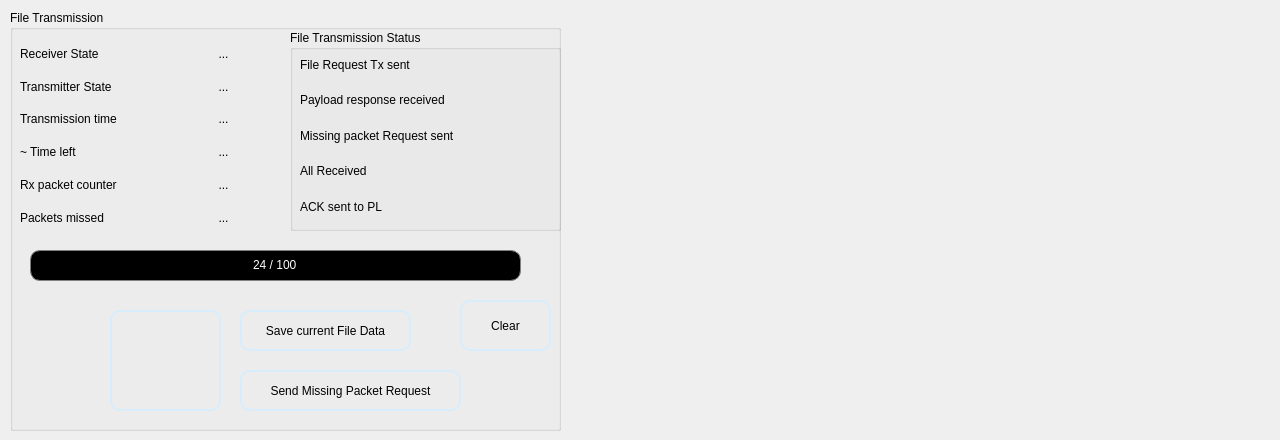
   <widget class="QWidget" name="tab_4">
    <attribute name="title">
     <string>Payload Image</string>
    </attribute>
    <widget class="QLabel" name="PL_image_display">
     <property name="geometry">
      <rect>
       <x>570</x>
       <y>10</y>
       <width>701</width>
       <height>411</height>
      </rect>
     </property>
     <property name="styleSheet">
      <string notr="true">image: url(:/assets/space.png);</string>
     </property>
     <property name="text">
      <string/>
     </property>
     <property name="alignment">
      <set>Qt::AlignCenter</set>
     </property>
    </widget>
    <widget class="QGroupBox" name="groupBox_8">
     <property name="geometry">
      <rect>
       <x>10</x>
       <y>10</y>
       <width>551</width>
       <height>421</height>
      </rect>
     </property>
     <property name="title">
      <string>File Transmission</string>
     </property>
     <widget class="QWidget" name="gridLayoutWidget_6">
      <property name="geometry">
       <rect>
        <x>10</x>
        <y>30</y>
        <width>261</width>
        <height>191</height>
       </rect>
      </property>
      <layout class="QGridLayout" name="gridLayout_4">
       <item row="4" column="0">
        <widget class="QLabel" name="label_5">
         <property name="text">
          <string>Rx packet counter</string>
         </property>
        </widget>
       </item>
       <item row="4" column="1">
        <widget class="QLabel" name="ftx_packet_ctr">
         <property name="text">
          <string>...</string>
         </property>
         <property name="alignment">
          <set>Qt::AlignCenter</set>
         </property>
        </widget>
       </item>
       <item row="1" column="0">
        <widget class="QLabel" name="transmitter_state_label">
         <property name="minimumSize">
          <size>
           <width>140</width>
           <height>0</height>
          </size>
         </property>
         <property name="maximumSize">
          <size>
           <width>1241251</width>
           <height>16777215</height>
          </size>
         </property>
         <property name="text">
          <string>Transmitter State</string>
         </property>
        </widget>
       </item>
       <item row="1" column="1">
        <widget class="QLabel" name="transmitter_state_panel">
         <property name="text">
          <string>...</string>
         </property>
         <property name="alignment">
          <set>Qt::AlignCenter</set>
         </property>
        </widget>
       </item>
       <item row="0" column="0">
        <widget class="QLabel" name="receiver_state_label">
         <property name="minimumSize">
          <size>
           <width>140</width>
           <height>0</height>
          </size>
         </property>
         <property name="maximumSize">
          <size>
           <width>212411</width>
           <height>16777215</height>
          </size>
         </property>
         <property name="text">
          <string>Receiver State</string>
         </property>
        </widget>
       </item>
       <item row="2" column="1">
        <widget class="QLabel" name="ftx_beginning_time">
         <property name="text">
          <string>...</string>
         </property>
         <property name="alignment">
          <set>Qt::AlignCenter</set>
         </property>
        </widget>
       </item>
       <item row="2" column="0">
        <widget class="QLabel" name="label_3">
         <property name="text">
          <string>Transmission time</string>
         </property>
        </widget>
       </item>
       <item row="0" column="1">
        <widget class="QLabel" name="receiver_state_panel">
         <property name="text">
          <string>...</string>
         </property>
         <property name="alignment">
          <set>Qt::AlignCenter</set>
         </property>
        </widget>
       </item>
       <item row="3" column="0">
        <widget class="QLabel" name="label_4">
         <property name="text">
          <string>~ Time left </string>
         </property>
        </widget>
       </item>
       <item row="3" column="1">
        <widget class="QLabel" name="ftx_time_left">
         <property name="text">
          <string>...</string>
         </property>
         <property name="alignment">
          <set>Qt::AlignCenter</set>
         </property>
        </widget>
       </item>
       <item row="5" column="0">
        <widget class="QLabel" name="label_8">
         <property name="text">
          <string>Packets missed</string>
         </property>
        </widget>
       </item>
       <item row="5" column="1">
        <widget class="QLabel" name="ftx_missed_packets">
         <property name="text">
          <string>...</string>
         </property>
         <property name="alignment">
          <set>Qt::AlignCenter</set>
         </property>
        </widget>
       </item>
      </layout>
     </widget>
     <widget class="QProgressBar" name="file_transmission_progress_bar">
      <property name="geometry">
       <rect>
        <x>20</x>
        <y>240</y>
        <width>491</width>
        <height>31</height>
       </rect>
      </property>
      <property name="styleSheet">
       <string notr="true">QProgressBar {
	color: white;
	font: 16pt &quot;Times New Roman&quot;;
	height: 30px;
}
QProgressBar:horizontal {
	border: 1px solid gray;
	border-radius: 10px;
	background: black;
	padding: 1px;
    text-align: center;
}
QProgressBar::chunk:horizontal {
	background: qlineargradient(x1: 0, y1: 0.5, x2: 1, y2: 		0.5, stop: 0 rgb(39, 68, 255), stop: 1 rgb(255, 38, 114));
	border-radius: 10px;
}</string>
      </property>
      <property name="value">
       <number>24</number>
      </property>
      <property name="format">
       <string>%v / %m</string>
      </property>
     </widget>
     <widget class="QGroupBox" name="groupBox_12">
      <property name="geometry">
       <rect>
        <x>280</x>
        <y>20</y>
        <width>271</width>
        <height>201</height>
       </rect>
      </property>
      <property name="title">
       <string>File Transmission Status</string>
      </property>
      <widget class="QWidget" name="gridLayoutWidget_9">
       <property name="geometry">
        <rect>
         <x>10</x>
         <y>20</y>
         <width>251</width>
         <height>171</height>
        </rect>
       </property>
       <layout class="QGridLayout" name="gridLayout_18">
        <item row="0" column="1">
         <widget class="QLabel" name="PL_state_file_Tx_sent">
          <property name="styleSheet">
           <string notr="true">image: url(:/assets/refresh.png);</string>
          </property>
          <property name="text">
           <string/>
          </property>
         </widget>
        </item>
        <item row="2" column="0">
         <widget class="QLabel" name="label_97">
          <property name="text">
           <string>Missing packet Request sent</string>
          </property>
         </widget>
        </item>
        <item row="1" column="0">
         <widget class="QLabel" name="label_100">
          <property name="styleSheet">
           <string notr="true"/>
          </property>
          <property name="text">
           <string>Payload response received</string>
          </property>
         </widget>
        </item>
        <item row="1" column="1">
         <widget class="QLabel" name="PL_state_payload_response">
          <property name="styleSheet">
           <string notr="true">image: url(:/assets/refresh.png);</string>
          </property>
          <property name="text">
           <string/>
          </property>
         </widget>
        </item>
        <item row="3" column="0">
         <widget class="QLabel" name="label_98">
          <property name="text">
           <string>All Received</string>
          </property>
         </widget>
        </item>
        <item row="0" column="0">
         <widget class="QLabel" name="label_99">
          <property name="styleSheet">
           <string notr="true"/>
          </property>
          <property name="text">
           <string>File Request Tx sent</string>
          </property>
         </widget>
        </item>
        <item row="2" column="1">
         <widget class="QLabel" name="PL_state_missing_request_sent">
          <property name="styleSheet">
           <string notr="true">image: url(:/assets/refresh.png);</string>
          </property>
          <property name="text">
           <string/>
          </property>
         </widget>
        </item>
        <item row="3" column="1">
         <widget class="QLabel" name="PL_state_all_received">
          <property name="styleSheet">
           <string notr="true">image: url(:/assets/refresh.png);</string>
          </property>
          <property name="text">
           <string/>
          </property>
         </widget>
        </item>
        <item row="4" column="0">
         <widget class="QLabel" name="label_105">
          <property name="text">
           <string>ACK sent to PL</string>
          </property>
         </widget>
        </item>
        <item row="4" column="1">
         <widget class="QLabel" name="PL_state_ack_sent">
          <property name="styleSheet">
           <string notr="true">image: url(:/assets/refresh.png);</string>
          </property>
          <property name="text">
           <string/>
          </property>
         </widget>
        </item>
       </layout>
      </widget>
     </widget>
     <widget class="QPushButton" name="file_transmission_button">
      <property name="geometry">
       <rect>
        <x>100</x>
        <y>300</y>
        <width>111</width>
        <height>101</height>
       </rect>
      </property>
      <property name="styleSheet">
       <string notr="true">QPushButton{
qproperty-icon: url(:/assets/PLimg.png);
qproperty-iconSize: 100px;
font: 18pt &quot;MS Shell Dlg 2&quot;;
border: 2px solid;
border-color: rgb(215, 237, 252);
border-radius: 10px;
}
QPushButton:hover {
background-color: black; 
border: 3px solid;
border-color: rgb(215, 237, 252);
}
QPushButton:pressed {
border: 4px solid;
border-color: rgb(92, 242, 135);
}
</string>
      </property>
      <property name="text">
       <string/>
      </property>
     </widget>
     <widget class="QPushButton" name="PL_image_abort">
      <property name="geometry">
       <rect>
        <x>20</x>
        <y>320</y>
        <width>61</width>
        <height>61</height>
       </rect>
      </property>
      <property name="styleSheet">
       <string notr="true">QPushButton {
image: url(:/assets/emergency.png);
width: 60px;
border-radius: 30px;
}
QPushButton:hover {
background-color: rgb(250, 191, 1); 
}
QPushButton:pressed {
background-color: rgb(0, 255, 127);
}
</string>
      </property>
      <property name="text">
       <string/>
      </property>
     </widget>
     <widget class="QPushButton" name="ftx_missing_request">
      <property name="geometry">
       <rect>
        <x>230</x>
        <y>360</y>
        <width>221</width>
        <height>41</height>
       </rect>
      </property>
      <property name="styleSheet">
       <string notr="true">QPushButton{
border: 2px solid;
border-color: rgb(215, 237, 252);
border-radius: 10px;
}
QPushButton:hover {
background-color: black; 
border: 3px solid;
border-color: rgb(215, 237, 252);
}
QPushButton:pressed {
border: 4px solid;
border-color: rgb(92, 242, 135);
}
</string>
      </property>
      <property name="text">
       <string>Send Missing Packet Request</string>
      </property>
     </widget>
     <widget class="QPushButton" name="clear_image">
      <property name="geometry">
       <rect>
        <x>450</x>
        <y>290</y>
        <width>91</width>
        <height>51</height>
       </rect>
      </property>
      <property name="styleSheet">
       <string notr="true">QPushButton{
qproperty-icon: url(:/assets/clear.png);
qproperty-iconSize: 30px;
font: 12pt &quot;MS Shell Dlg 2&quot;;
border: 2px solid;
border-color: rgb(215, 237, 252);
border-radius: 10px;
}
QPushButton:hover {
background-color: black; 
border: 3px solid;
border-color: rgb(215, 237, 252);
}
QPushButton:pressed {
border: 4px solid;
border-color: rgb(92, 242, 135);
}
</string>
      </property>
      <property name="text">
       <string>Clear</string>
      </property>
     </widget>
     <widget class="QPushButton" name="ftx_save_file">
      <property name="geometry">
       <rect>
        <x>230</x>
        <y>300</y>
        <width>171</width>
        <height>41</height>
       </rect>
      </property>
      <property name="styleSheet">
       <string notr="true">QPushButton{
border: 2px solid;
border-color: rgb(215, 237, 252);
border-radius: 10px;
}
QPushButton:hover {
background-color: black; 
border: 3px solid;
border-color: rgb(215, 237, 252);
}
QPushButton:pressed {
border: 4px solid;
border-color: rgb(92, 242, 135);
}
</string>
      </property>
      <property name="text">
       <string>Save current File Data</string>
      </property>
     </widget>
    </widget>
   </widget>
